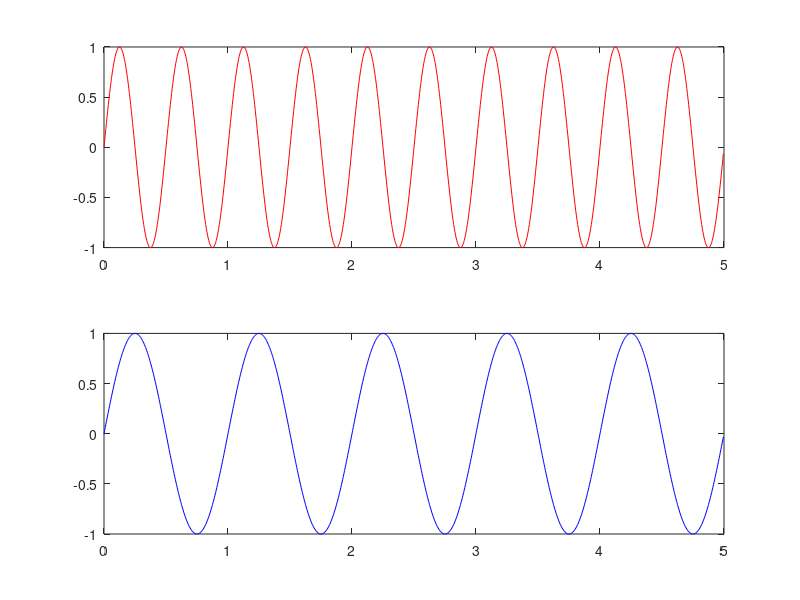

This chart was generated by the following MATLAB code:
% How to plot a sine wave. Important !!!!

% Number of points in a analog signal
numberOfSamples = 1000; 

% Is the number of points you are observing per second
samplingFrequency = 200;

% 1/200 = 0.005
%  1000/200 = 5
% AP
%  an = a + (n-1)*d
%  an = 0 + (1000 - 1) *1/200
%  an = 999/200 = 4.995
%  0. 0.005, 0.010.......
t = (0:numberOfSamples-1)*1/samplingFrequency;
%  What will be the end of the array t 999/200= 4.995

subplot(2, 1 , 1)
freq = 2;
y = sin(2*pi*freq*t);
plot(t, y, 'r');
% title("My sine plot");
% xlabel("Time axis");
% ylabel("Amplitude");
% 
subplot(2, 1 , 2)
freq = 1;
yf = sin(2*pi*freq*t);
plot(t, yf, 'b');